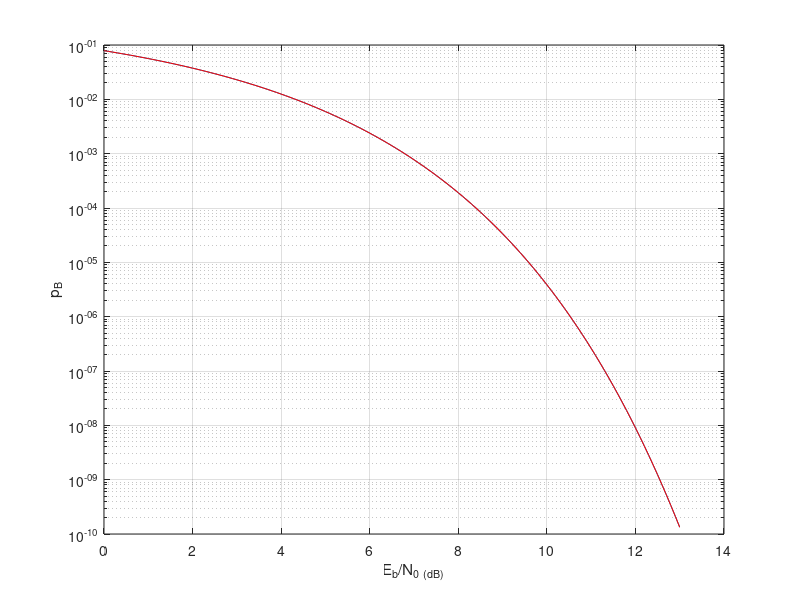

The MATLAB source for this figure:
clear all;
close all;


Eb_N0=0:0.1:13; %gerou o vetor es_n0 em dB

Eb_N0=10.^(Eb_N0./10); %passou o vetor pra linear

M=4;

P_e=2.*qfunc(sqrt(2.*Eb_N0.*log2(M)).*sin(pi/M));

P_b=P_e./log2(M);


figure;semilogy(10.*log10(Eb_N0),P_b);

grid on;

xlabel('E_b/N_0 _{(dB)}');
ylabel('p_B');


M=4;

P_e=2.*qfunc(sqrt(2.*Eb_N0.*log2(M)).*sin(pi/M));

P_b=P_e./log2(M);


hold on;semilogy(10.*log10(Eb_N0),P_b,'r');

grid on;

xlabel('E_b/N_0 _{(dB)}');
ylabel('p_B');


